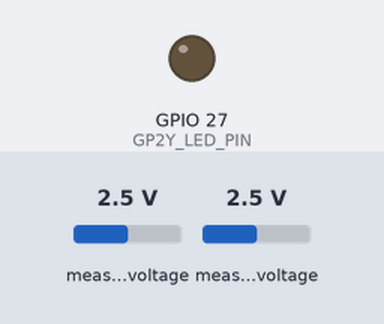
The sketch below on a simulated ESP32. Parts: output pins drawn as LEDs (lit = HIGH). Inputs (shaded band) come from the test bench; at power-on: measured voltage 2.5 V. WiFi joins after 1.5 s; servers stay silent unless stated; no MQTT or app messages arrive unless stated; what the sketch prints to the serial monitor is not drawn.

Above: at 0.0 s.
At 13.9 s:
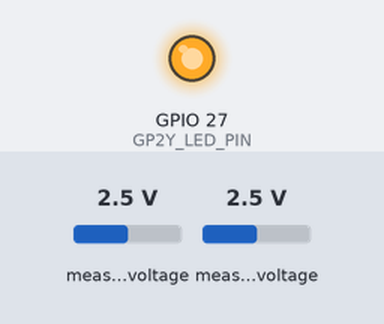
14.0 s: measured voltage (sensor 200) set to 3.8 V
16.3 s: measured voltage (sensor 201) set to 0.1 V
At 16.9 s:
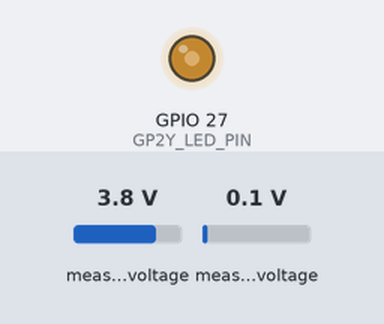
18.3 s: measured voltage (sensor 200) set to 0.1 V
21.4 s: measured voltage (sensor 201) set to 1.2 V
Timing chart, 0 to 25.3 s (numbered marks = the images above; inputs shaded):
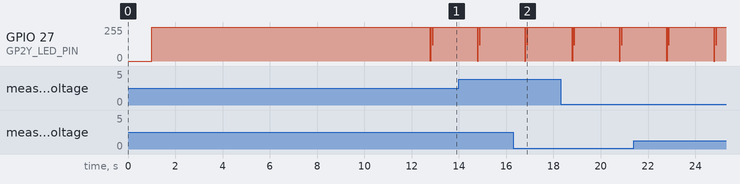

The sketch:

esp32_mqtt_quic.ino
```cpp
#include <WiFi.h>
#include <PubSubClient.h>
#include <Wire.h>
#include <Adafruit_ADS1X15.h>

// ===================== KONFIGURASI WIFI & MQTT =====================
// Opsi 1 (Utama - Bebas AP Isolation HP): Hotspot Laptop Windows (2.4 GHz)
const char* WIFI_SSID_LAPTOP = "raspi";
const char* WIFI_PASS_LAPTOP = "raspberry";
const char* BROKER_LAPTOP_AP = "192.168.137.1"; // IP tetap Hotspot Windows

// Opsi 2 (Cadangan): Hotspot HP langsung
const char* WIFI_SSID_HP     = "Negus";
const char* WIFI_PASS_HP     = "1sampai4";
const char* BROKER_HP_WIFI   = "10.174.108.221"; // IP Laptop di Hotspot HP

const char* activeBroker    = BROKER_LAPTOP_AP;
const int   MQTT_PORT       = 1884;                     // Port relay Windows (tcp_relay.py) -> NanoMQ WSL 1885
const char* MQTT_TOPIC_PUB  = "sensor/air_quality";     // Topik publish ke NanoMQ
const char* MQTT_CLIENT_ID  = "ESP32_AirQuality_01";

WiFiClient espClient;
PubSubClient mqttClient(espClient);

// ===================== KONFIGURASI HARDWARE =====================
#define SDA_PIN             21
#define SCL_PIN             22
#define GP2Y_LED_PIN        27      // Pin IRED (LED) GP2Y1010AU0F (Active LOW)

// Pilihan ADC untuk GP2Y1010AU0F:
// Rekomendasi: Gunakan pin ADC internal ESP32 (GPIO 34) karena timing pulsa 280 us GP2Y
// terlalu cepat untuk ADS1115 (I2C overhead 1-8 ms).
#define USE_INTERNAL_ADC_GP2Y  false
#define GP2Y_ANALOG_PIN        34      // Pin analog Vo GP2Y -> GPIO 34 (ADC1, aman saat WiFi aktif)

Adafruit_ADS1115 ads;
#define CH_MQ135            0       // A0 pada ADS1115 -> MQ-135
#define CH_GP2Y             1       // A1 pada ADS1115 -> Alternatif jika USE_INTERNAL_ADC_GP2Y = false

// ===================== KALIBRASI SENSOR =====================
// MQ-135 (Sesuaikan R0 setelah warm-up di udara bersih)
const float MQ_RL           = 10.0;        // Resistor beban RL (kOhm)
const float MQ_R0_CLEAN     = 9.6;         // Nilai R0 di udara bersih (kOhm)
const float MQ_CURVE_A      = 116.6020682; // Karakteristik gas CO2
const float MQ_CURVE_B      = -2.769034857;

// GP2Y1010AU0F
const float GP2Y_VCC        = 5.0;         // Tegangan kerja sensor
const float GP2Y_SENS       = 0.005;       // Sensitivitas ~5 mV per ug/m3 (0.5V per 100 ug/m3)
const float GP2Y_V_CLEAN    = 0.60;        // Tegangan baseline saat udara bersih (~0.6V - 0.9V)

// ADS1115 Gain ±6.144V -> 1 LSB = 0.1875 mV
const float ADS_LSB_MV      = 0.1875;

// ===================== VARIABEL GLOBAL =====================
float mqVoltage   = 0.0;
float mqRs        = 0.0;
float mqRatio     = 0.0;
float mqPPM       = 0.0;

float gp2yVoltage = 0.0;
float gp2yDensity = 0.0;
int16_t gp2yRaw   = 0;
int16_t mqRaw     = 0;

unsigned long lastPublish = 0;
const unsigned long PUBLISH_INTERVAL = 2000; // Kirim data setiap 2 detik
unsigned long lastMqttRetry = 0;

// ===================== DEKLARASI FUNGSI =====================
void setupWiFi();
void reconnectMQTT();
float readGP2YSensor();
float readMQ135Sensor();
const char* kategoriDebu(float d);
const char* kategoriGas(float ppm);
void publishSensorPayload();

// ===================== SETUP =====================
void setup() {
  Serial.begin(115200);
  delay(1000);

  Serial.println("\n=========================================");
  Serial.println("  IoT Air Quality Monitor (ESP32)");
  Serial.println("  MQ-135 + GP2Y1010AU0F -> NanoMQ (QUIC)");
  Serial.println("=========================================");

  // Inisialisasi Pin GP2Y LED (Active LOW)
  pinMode(GP2Y_LED_PIN, OUTPUT);
  digitalWrite(GP2Y_LED_PIN, HIGH); // Matikan LED di awal

#if USE_INTERNAL_ADC_GP2Y
  pinMode(GP2Y_ANALOG_PIN, INPUT);
  analogReadResolution(12); // Resolusi 12-bit (0-4095)
  Serial.println("[OK] GP2Y1010AU0F menggunakan ADC Internal ESP32 (GPIO 34).");
#else
  Serial.println("[WARN] GP2Y1010AU0F menggunakan ADS1115 A1 (Perhatikan limitasi I2C timing!).");
#endif

  // Inisialisasi I2C & ADS1115
  Wire.begin(SDA_PIN, SCL_PIN);
  Wire.setClock(400000); // Fast I2C 400 kHz
  if (!ads.begin()) {
    Serial.println("[ERROR] ADS1115 tidak terdeteksi! Periksa wiring I2C (SDA=21, SCL=22).");
    while (1) { delay(500); }
  }
  ads.setGain(GAIN_TWOTHIRDS);              // Rentang ±6.144V
  ads.setDataRate(RATE_ADS1115_860SPS);     // Kecepatan konversi maksimum (860 SPS)
  Serial.println("[OK] ADS1115 terdeteksi (Gain ±6.144V, 860 SPS).");

  // Inisialisasi WiFi & MQTT
  setupWiFi();
  mqttClient.setServer(activeBroker, MQTT_PORT);
  mqttClient.setBufferSize(512); // Buffer cukup untuk payload JSON

  // Warm-up MQ-135 (Singkat 10 detik untuk testing, tingkatkan jika diperlukan)
  Serial.println("[INFO] Warm-up MQ-135 sensor...");
  for (int i = 10; i > 0; i--) {
    Serial.printf("  Warm-up: %d detik...\r", i);
    delay(1000);
  }
  Serial.println("\n[OK] Sensor siap digunakan.\n");
}

// ===================== SETUP WIFI =====================
bool connectToAP(const char* ssid, const char* pass, const char* brokerIp) {
  Serial.printf("[WiFi] Mencoba SSID: %s ", ssid);
  WiFi.disconnect(true);
  delay(200);
  WiFi.begin(ssid, pass);

  for (int i = 0; i < 16 && WiFi.status() != WL_CONNECTED; i++) {
    delay(500);
    Serial.print(".");
  }

  if (WiFi.status() == WL_CONNECTED) {
    activeBroker = brokerIp;
    mqttClient.setServer(activeBroker, MQTT_PORT);
    Serial.printf("\n[WiFi] Terhubung ke %s!\n", ssid);
    Serial.printf("[WiFi] IP ESP32 : %s | Gateway: %s | Target Broker: %s:%d\n",
                  WiFi.localIP().toString().c_str(),
                  WiFi.gatewayIP().toString().c_str(),
                  activeBroker, MQTT_PORT);
    return true;
  }
  Serial.println(" gagal.");
  return false;
}

void setupWiFi() {
  WiFi.mode(WIFI_STA);
  // 1. Prioritas utama: Hotspot Laptop Windows (2.4 GHz, bebas AP Isolation HP)
  if (connectToAP(WIFI_SSID_LAPTOP, WIFI_PASS_LAPTOP, BROKER_LAPTOP_AP)) return;
  // 2. Fallback: Hotspot HP langsung
  if (connectToAP(WIFI_SSID_HP, WIFI_PASS_HP, BROKER_HP_WIFI)) return;
  Serial.println("[WiFi] Belum terhubung. Akan dicoba ulang di loop.");
}

// ===================== RECONNECT MQTT =====================
void reconnectMQTT() {
  if (WiFi.status() != WL_CONNECTED) return;

  if (!mqttClient.connected()) {
    unsigned long now = millis();
    if (now - lastMqttRetry >= 5000) { // Retry setiap 5 detik
      lastMqttRetry = now;
      Serial.printf("[MQTT] Menghubungkan ke NanoMQ (%s:%d)... ", activeBroker, MQTT_PORT);

      if (mqttClient.connect(MQTT_CLIENT_ID)) {
        Serial.println("BERHASIL!");
      } else {
        Serial.printf("GAGAL (rc=%d). Coba lagi 5 detik.\n", mqttClient.state());
      }
    }
  }
}

// ===================== BACA GP2Y1010AU0F =====================
float readGP2YSensor() {
  // Pulsa LED GP2Y:
  // 1. LED ON (LOW)
  // 2. Tunggu 280 us hingga pantulan partikel stabil
  // 3. Baca sampling ADC
  // 4. Tunggu 40 us (total ON = 320 us)
  // 5. LED OFF (HIGH)
  // 6. Tunggu sisa siklus ~9680 us (total siklus = 10 ms)

  digitalWrite(GP2Y_LED_PIN, LOW); // LED ON
  delayMicroseconds(280);

#if USE_INTERNAL_ADC_GP2Y
  gp2yRaw = analogRead(GP2Y_ANALOG_PIN);
  delayMicroseconds(40);
  digitalWrite(GP2Y_LED_PIN, HIGH); // LED OFF
  delayMicroseconds(9680);

  // ESP32 ADC: 0-4095 -> 0-3.3V
  float volt = (gp2yRaw / 4095.0) * 3.3;
#else
  gp2yRaw = ads.readADC_SingleEnded(CH_GP2Y);
  delayMicroseconds(40);
  digitalWrite(GP2Y_LED_PIN, HIGH); // LED OFF
  delayMicroseconds(9680);

  float volt = (gp2yRaw * ADS_LSB_MV) / 1000.0;
#endif

  return volt;
}

// ===================== BACA MQ-135 =====================
float readMQ135Sensor() {
  mqRaw = ads.readADC_SingleEnded(CH_MQ135);
  float volt = (mqRaw * ADS_LSB_MV) / 1000.0;
  return volt;
}

// ===================== PUBLISH PAYLOAD KE MQTT =====================
void publishSensorPayload() {
  char jsonPayload[320];

  snprintf(jsonPayload, sizeof(jsonPayload),
    "{\"device\":\"%s\",\"dust\":{\"ug_m3\":%.2f,\"volt\":%.3f,\"status\":\"%s\"},"
    "\"mq135\":{\"co2_ppm\":%.1f,\"rs_kohm\":%.2f,\"status\":\"%s\"},\"uptime\":%lu}",
    MQTT_CLIENT_ID,
    gp2yDensity,
    gp2yVoltage,
    kategoriDebu(gp2yDensity),
    mqPPM,
    mqRs,
    kategoriGas(mqPPM),
    millis() / 1000
  );

  if (mqttClient.connected()) {
    bool published = mqttClient.publish(MQTT_TOPIC_PUB, jsonPayload);
    if (published) {
      Serial.printf("[MQTT PUB] -> %s: %s\n", MQTT_TOPIC_PUB, jsonPayload);
    } else {
      Serial.println("[MQTT PUB] Gagal mengirim data.");
    }
  } else {
    Serial.println("[MQTT] Belum terhubung ke broker NanoMQ.");
  }
}

// ===================== LOOP UTAMA =====================
void loop() {
  // Jaga koneksi WiFi & MQTT
  if (WiFi.status() == WL_CONNECTED) {
    if (!mqttClient.connected()) {
      reconnectMQTT();
    } else {
      mqttClient.loop();
    }
  } else {
    static unsigned long lastWifiRetry = 0;
    if (millis() - lastWifiRetry >= 8000) {
      lastWifiRetry = millis();
      Serial.println("[WiFi] Terputus! Mencoba menyambung kembali...");
      setupWiFi();
    }
  }

  // Pengambilan data dan pengiriman berkala
  if (millis() - lastPublish >= PUBLISH_INTERVAL) {
    lastPublish = millis();

    // 1. Baca Sensor GP2Y1010AU0F (Rata-rata 5 sampel)
    float gp2ySum = 0;
    for (int i = 0; i < 5; i++) {
      gp2ySum += readGP2YSensor();
    }
    gp2yVoltage = gp2ySum / 5.0;

    // Hitung densitas debu (ug/m3)
    // Rumus linear: (Vout - Vclean) / SENS
    if (gp2yVoltage > GP2Y_V_CLEAN) {
      gp2yDensity = (gp2yVoltage - GP2Y_V_CLEAN) / GP2Y_SENS;
    } else {
      gp2yDensity = 0.0;
    }

    // 2. Baca Sensor MQ-135
    mqVoltage = readMQ135Sensor();
    if (mqVoltage > 0.001 && mqVoltage < 5.0) {
      mqRs    = ((5.0 - mqVoltage) / mqVoltage) * MQ_RL;
      mqRatio = mqRs / MQ_R0_CLEAN;
      mqPPM   = MQ_CURVE_A * pow(mqRatio, MQ_CURVE_B);
    } else {
      mqRs = mqRatio = mqPPM = 0;
    }

    // 3. Cetak ke Serial Monitor
    Serial.println("-----------------------------------------");
    Serial.printf("[GP2Y] Volt: %.3f V | Debu: %.2f ug/m3 (%s)\n",
                  gp2yVoltage, gp2yDensity, kategoriDebu(gp2yDensity));
    Serial.printf("[MQ135] Volt: %.3f V | Rs: %.2f kOhm | CO2: %.1f ppm (%s)\n",
                  mqVoltage, mqRs, mqPPM, kategoriGas(mqPPM));

    // 4. Kirim ke NanoMQ via MQTT
    publishSensorPayload();
  }
}

// ===================== KATEGORI =====================
const char* kategoriDebu(float d) {
  if (d < 35.0)   return "BAIK";
  if (d < 75.0)   return "SEDANG";
  if (d < 150.0)  return "TIDAK SEHAT";
  if (d < 250.0)  return "SANGAT TIDAK SEHAT";
  return "BERBAHAYA";
}

const char* kategoriGas(float ppm) {
  if (ppm < 400.0)  return "BAIK";
  if (ppm < 1000.0) return "SEDANG";
  if (ppm < 2000.0) return "BURUK";
  return "SANGAT BURUK";
}
```
